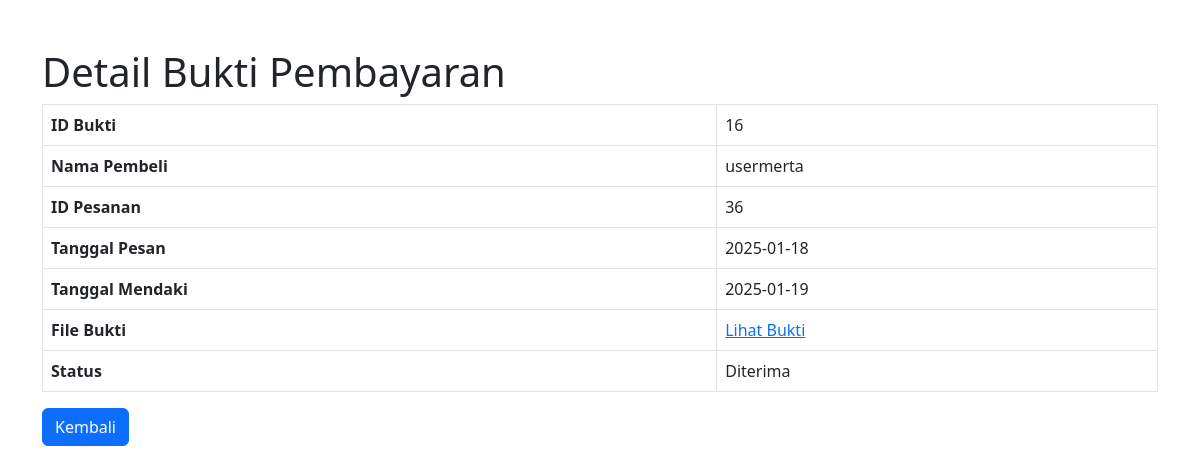
The app's page /admin_verifikasi_detail.php?id_bukti=16 with its own data.
### tables this page shows
CREATE TABLE `bukti_pembayaran` (
  `id_bukti` int(11) NOT NULL,
  `id_pesanan` int(11) NOT NULL,
  `file_bukti` text NOT NULL,
  `tanggal_upload` timestamp NOT NULL DEFAULT current_timestamp(),
  `status` enum('Menunggu Verifikasi','Diterima','Ditolak') DEFAULT 'Menunggu Verifikasi',
  `catatan` text DEFAULT NULL,
  `alasan_penolakan` text DEFAULT NULL
);

CREATE TABLE `users` (
  `id_pelanggan` int(11) NOT NULL,
  `username` varchar(50) NOT NULL,
  `nama` varchar(100) NOT NULL,
  `email` varchar(100) NOT NULL,
  `address` text NOT NULL,
  `password` varchar(255) NOT NULL,
  `create_at` timestamp NOT NULL DEFAULT current_timestamp()
);

CREATE TABLE `pesanan` (
  `id_pesanan` int(11) NOT NULL,
  `id_paket` int(11) NOT NULL,
  `id_guide` int(11) DEFAULT NULL,
  `id_pelanggan` int(11) NOT NULL,
  `tanggal_pesan` date NOT NULL,
  `tanggal_mendaki` date NOT NULL,
  `jumlah_orang` int(11) NOT NULL,
  `harga` decimal(10,2) NOT NULL,
  `catatan` text DEFAULT NULL,
  `bukti_pembayaran` text DEFAULT NULL,
  `status_pesanan` enum('Menunggu Konfirmasi','Dikonfirmasi','Menunggu Pembayaran','Menunggu Verifikasi','Diterima','Ditolak','Lunas','Dikirim','Selesai') NOT NULL DEFAULT 'Menunggu Konfirmasi',
  `total_harga` decimal(10,2) NOT NULL
);

### admin_verifikasi_detail.php (the view, shortened to what this page needs)
<?php
$host = "localhost";
$username = "root";
$password = "";
$dbname = "mb_paradise";
$conn = new mysqli($host, $username, $password, $dbname);
if (isset($_GET['id_bukti'])) {
    $id_bukti = $conn->real_escape_string($_GET['id_bukti']);
    $query_detail = "
        SELECT bukti_pembayaran.*,
               pesanan.id_pesanan,
               users.username AS nama_pembeli,
               pesanan.tanggal_pesan,
               pesanan.tanggal_mendaki
        FROM bukti_pembayaran
        JOIN pesanan ON bukti_pembayaran.id_pesanan = pesanan.id_pesanan
        JOIN users ON pesanan.id_pelanggan = users.id_pelanggan
        WHERE bukti_pembayaran.id_bukti = '$id_bukti'";
    $result_detail = $conn->query($query_detail);
    if ($result_detail && $result_detail->num_rows > 0) {
        $detail = $result_detail->fetch_assoc();
    } else {
        echo "Data tidak ditemukan!";
        exit();
    }
} else {
    echo "ID Bukti tidak ditemukan!";
    exit();
}
?>
<!DOCTYPE html>
<html lang="en">
<head>
    <link href="https://cdn.jsdelivr.net/npm/bootstrap@5.3.0-alpha1/dist/css/bootstrap.min.css" rel="stylesheet">
</head>
<body>
<div class="container mt-5">
    <h1>Detail Bukti Pembayaran</h1>
    <table class="table table-bordered">
        <tr>
            <th>ID Bukti</th>
            <td><?php echo htmlspecialchars($detail['id_bukti']); ?></td>
        </tr>
        <tr>
            <th>Nama Pembeli</th>
            <td><?php echo htmlspecialchars($detail['nama_pembeli']); ?></td>
        </tr>
        <tr>
            <th>ID Pesanan</th>
            <td><?php echo htmlspecialchars($detail['id_pesanan']); ?></td>
        </tr>
        <tr>
            <th>Tanggal Pesan</th>
            <td><?php echo htmlspecialchars($detail['tanggal_pesan']); ?></td>
        </tr>
        <tr>
            <th>Tanggal Mendaki</th>
            <td><?php echo htmlspecialchars($detail['tanggal_mendaki']); ?></td>
        </tr>
        <tr>
            <th>File Bukti</th>
            <td>
                <?php if (!empty($detail['file_bukti'])): ?>
                    <a href="<?php echo htmlspecialchars($detail['file_bukti']); ?>" target="_blank">Lihat Bukti</a>
                <?php else: ?>
                    Tidak ada file
                <?php endif; ?>
            </td>
        </tr>
        <tr>
            <th>Status</th>
            <td><?php echo htmlspecialchars($detail['status']); ?></td>
        </tr>
    </table>
    <a href="admin_verifikasi_pembayaran.php" class="btn btn-primary">Kembali</a>
</div>
</body>
</html>

### records on screen
bukti_pembayaran: id_bukti "16", users.username "usermerta", id_pesanan.id_pesanan "36", id_pesanan.tanggal_pesan "2025-01-18", id_pesanan.tanggal_mendaki "2025-01-19", status "Diterima"
